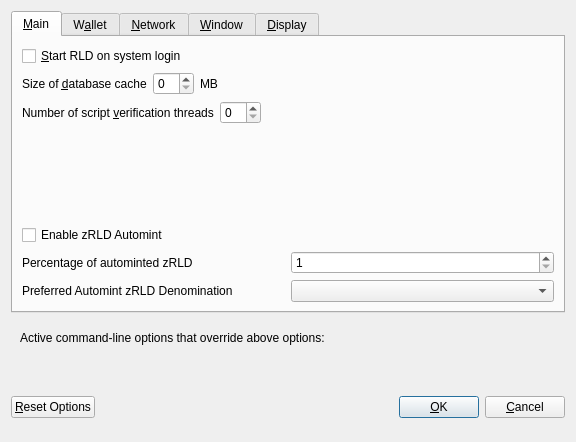
<?xml version="1.0" encoding="UTF-8"?>
<ui version="4.0">
 <class>OptionsDialog</class>
 <widget class="QDialog" name="OptionsDialog">
  <property name="geometry">
   <rect>
    <x>0</x>
    <y>0</y>
    <width>576</width>
    <height>442</height>
   </rect>
  </property>
  <property name="windowTitle">
   <string>Options</string>
  </property>
  <property name="modal">
   <bool>true</bool>
  </property>
  <layout class="QVBoxLayout" name="verticalLayout">
   <item>
    <widget class="QTabWidget" name="tabWidget">
     <property name="currentIndex">
      <number>0</number>
     </property>
     <widget class="QWidget" name="tabMain">
      <attribute name="title">
       <string>&amp;Main</string>
      </attribute>
      <layout class="QVBoxLayout" name="verticalLayout_Main">
       <item>
        <widget class="QCheckBox" name="bitcoinAtStartup">
         <property name="toolTip">
          <string>Automatically start RLD after logging in to the system.</string>
         </property>
         <property name="text">
          <string>&amp;Start RLD on system login</string>
         </property>
        </widget>
       </item>
       <item>
        <layout class="QHBoxLayout" name="horizontalLayout_2_Main">
         <item>
          <widget class="QLabel" name="databaseCacheLabel">
           <property name="text">
            <string>Size of &amp;database cache</string>
           </property>
           <property name="textFormat">
            <enum>Qt::PlainText</enum>
           </property>
           <property name="buddy">
            <cstring>databaseCache</cstring>
           </property>
          </widget>
         </item>
         <item>
          <widget class="QSpinBox" name="databaseCache"/>
         </item>
         <item>
          <widget class="QLabel" name="databaseCacheUnitLabel">
           <property name="text">
            <string>MB</string>
           </property>
           <property name="textFormat">
            <enum>Qt::PlainText</enum>
           </property>
          </widget>
         </item>
         <item>
          <spacer name="horizontalSpacer_2_Main">
           <property name="orientation">
            <enum>Qt::Horizontal</enum>
           </property>
           <property name="sizeHint" stdset="0">
            <size>
             <width>40</width>
             <height>20</height>
            </size>
           </property>
          </spacer>
         </item>
        </layout>
       </item>
       <item>
        <layout class="QHBoxLayout" name="horizontalLayout_3_Main">
         <item>
          <widget class="QLabel" name="threadsScriptVerifLabel">
           <property name="text">
            <string>Number of script &amp;verification threads</string>
           </property>
           <property name="textFormat">
            <enum>Qt::PlainText</enum>
           </property>
           <property name="buddy">
            <cstring>threadsScriptVerif</cstring>
           </property>
          </widget>
         </item>
         <item>
          <widget class="QSpinBox" name="threadsScriptVerif">
           <property name="toolTip">
            <string>(0 = auto, &lt;0 = leave that many cores free)</string>
           </property>
          </widget>
         </item>
         <item>
          <spacer name="horizontalSpacer_3_Main">
           <property name="orientation">
            <enum>Qt::Horizontal</enum>
           </property>
           <property name="sizeHint" stdset="0">
            <size>
             <width>40</width>
             <height>20</height>
            </size>
           </property>
          </spacer>
         </item>
        </layout>
       </item>
       <item>
        <spacer name="verticalSpacer_2">
         <property name="orientation">
          <enum>Qt::Vertical</enum>
         </property>
         <property name="sizeHint" stdset="0">
          <size>
           <width>20</width>
           <height>40</height>
          </size>
         </property>
        </spacer>
       </item>
       <item>
        <widget class="QCheckBox" name="checkBoxZeromintEnable">
         <property name="toolTip">
          <string>Enable automatic minting of RLD units to zRLD</string>
         </property>
         <property name="layoutDirection">
          <enum>Qt::LeftToRight</enum>
         </property>
         <property name="text">
          <string>Enable zRLD Automint</string>
         </property>
        </widget>
       </item>
       <item>
        <layout class="QHBoxLayout" name="horizontalLayout_3">
         <item>
          <widget class="QLabel" name="percentage_label">
           <property name="toolTip">
            <string>Percentage of incoming RLD which get automatically converted to zRLD via Zerocoin Protocol (min: 10%)</string>
           </property>
           <property name="text">
            <string>Percentage of autominted zRLD</string>
           </property>
          </widget>
         </item>
         <item>
          <widget class="QSpinBox" name="zeromintPercentage">
           <property name="minimum">
            <number>1</number>
           </property>
           <property name="maximum">
            <number>100</number>
           </property>
          </widget>
         </item>
        </layout>
       </item>
       <item>
        <layout class="QHBoxLayout" name="horizontalLayout" stretch="0,0">
         <property name="sizeConstraint">
          <enum>QLayout::SetFixedSize</enum>
         </property>
         <item>
          <widget class="QLabel" name="labelPreferredDenom">
           <property name="maximumSize">
            <size>
             <width>16777215</width>
             <height>16777215</height>
            </size>
           </property>
           <property name="toolTip">
            <string>Wait with automatic conversion to Zerocoin until enough RLD for this denomination is available</string>
           </property>
           <property name="text">
            <string>Preferred Automint zRLD Denomination</string>
           </property>
          </widget>
         </item>
         <item>
          <widget class="QComboBox" name="preferredDenom">
           <property name="maximumSize">
            <size>
             <width>16777215</width>
             <height>27</height>
            </size>
           </property>
           <property name="toolTip">
            <string>Wait with automatic conversion to Zerocoin until enough RLD for this denomination is available</string>
           </property>
           <property name="maxVisibleItems">
            <number>9</number>
           </property>
           <property name="maxCount">
            <number>9</number>
           </property>
          </widget>
         </item>
        </layout>
       </item>
      </layout>
     </widget>
     <widget class="QWidget" name="tabWallet">
      <attribute name="title">
       <string>W&amp;allet</string>
      </attribute>
      <layout class="QVBoxLayout" name="verticalLayout_Wallet">
       <item>
        <layout class="QHBoxLayout" name="horizontalLayout_2_Wallet">
         <item>
          <widget class="QLabel" name="labelStakeSplitThresholdText">
           <property name="text">
            <string>Stake split threshold:</string>
           </property>
          </widget>
         </item>
         <item>
          <widget class="QSpinBox" name="spinBoxStakeSplitThreshold">
           <property name="minimum">
            <number>1</number>
           </property>
           <property name="maximum">
            <number>999999</number>
           </property>
          </widget>
         </item>
        </layout>
       </item>
       <item>
        <widget class="QGroupBox" name="groupBox">
         <property name="title">
          <string>Expert</string>
         </property>
         <layout class="QVBoxLayout" name="verticalLayout_2">
          <item>
           <widget class="QCheckBox" name="coinControlFeatures">
            <property name="toolTip">
             <string>Whether to show coin control features or not.</string>
            </property>
            <property name="text">
             <string>Enable coin &amp;control features</string>
            </property>
           </widget>
          </item>
          <item>
           <widget class="QCheckBox" name="showMasternodesTab">
            <property name="toolTip">
             <string>Show additional tab listing all your masternodes in first sub-tab&lt;br/&gt;and all masternodes on the network in second sub-tab.</string>
            </property>
            <property name="text">
             <string>Show Masternodes Tab</string>
            </property>
           </widget>
          </item>
          <item>
           <widget class="QCheckBox" name="spendZeroConfChange">
            <property name="toolTip">
             <string>If you disable the spending of unconfirmed change, the change from a transaction&lt;br/&gt;cannot be used until that transaction has at least one confirmation.&lt;br/&gt;This also affects how your balance is computed.</string>
            </property>
            <property name="text">
             <string>&amp;Spend unconfirmed change</string>
            </property>
           </widget>
          </item>
         </layout>
        </widget>
       </item>
       <item>
        <spacer name="verticalSpacer_Wallet">
         <property name="orientation">
          <enum>Qt::Vertical</enum>
         </property>
         <property name="sizeHint" stdset="0">
          <size>
           <width>20</width>
           <height>40</height>
          </size>
         </property>
        </spacer>
       </item>
      </layout>
     </widget>
     <widget class="QWidget" name="tabNetwork">
      <attribute name="title">
       <string>&amp;Network</string>
      </attribute>
      <layout class="QVBoxLayout" name="verticalLayout_Network">
       <item>
        <widget class="QCheckBox" name="mapPortUpnp">
         <property name="toolTip">
          <string>Automatically open the RLD client port on the router. This only works when your router supports UPnP and it is enabled.</string>
         </property>
         <property name="text">
          <string>Map port using &amp;UPnP</string>
         </property>
        </widget>
       </item>
       <item>
        <widget class="QCheckBox" name="allowIncoming">
         <property name="toolTip">
          <string>Accept connections from outside</string>
         </property>
         <property name="text">
          <string>Allow incoming connections</string>
         </property>
        </widget>
       </item>
       <item>
        <widget class="QCheckBox" name="connectSocks">
         <property name="toolTip">
          <string>Connect to the RLD network through a SOCKS5 proxy.</string>
         </property>
         <property name="text">
          <string>&amp;Connect through SOCKS5 proxy (default proxy):</string>
         </property>
        </widget>
       </item>
       <item>
        <layout class="QHBoxLayout" name="horizontalLayout_1_Network">
         <item>
          <widget class="QLabel" name="proxyIpLabel">
           <property name="text">
            <string>Proxy &amp;IP:</string>
           </property>
           <property name="textFormat">
            <enum>Qt::PlainText</enum>
           </property>
           <property name="buddy">
            <cstring>proxyIp</cstring>
           </property>
          </widget>
         </item>
         <item>
          <widget class="QValidatedLineEdit" name="proxyIp">
           <property name="minimumSize">
            <size>
             <width>140</width>
             <height>0</height>
            </size>
           </property>
           <property name="maximumSize">
            <size>
             <width>140</width>
             <height>16777215</height>
            </size>
           </property>
           <property name="toolTip">
            <string>IP address of the proxy (e.g. IPv4: 127.0.0.1 / IPv6: ::1)</string>
           </property>
          </widget>
         </item>
         <item>
          <widget class="QLabel" name="proxyPortLabel">
           <property name="text">
            <string>&amp;Port:</string>
           </property>
           <property name="textFormat">
            <enum>Qt::PlainText</enum>
           </property>
           <property name="buddy">
            <cstring>proxyPort</cstring>
           </property>
          </widget>
         </item>
         <item>
          <widget class="QLineEdit" name="proxyPort">
           <property name="minimumSize">
            <size>
             <width>55</width>
             <height>0</height>
            </size>
           </property>
           <property name="maximumSize">
            <size>
             <width>55</width>
             <height>16777215</height>
            </size>
           </property>
           <property name="toolTip">
            <string>Port of the proxy (e.g. 9050)</string>
           </property>
          </widget>
         </item>
         <item>
          <spacer name="horizontalSpacer_1_Network">
           <property name="orientation">
            <enum>Qt::Horizontal</enum>
           </property>
           <property name="sizeHint" stdset="0">
            <size>
             <width>40</width>
             <height>20</height>
            </size>
           </property>
          </spacer>
         </item>
        </layout>
       </item>
       <item>
        <spacer name="verticalSpacer_Network">
         <property name="orientation">
          <enum>Qt::Vertical</enum>
         </property>
         <property name="sizeHint" stdset="0">
          <size>
           <width>20</width>
           <height>40</height>
          </size>
         </property>
        </spacer>
       </item>
      </layout>
     </widget>
     <widget class="QWidget" name="tabWindow">
      <attribute name="title">
       <string>&amp;Window</string>
      </attribute>
      <layout class="QVBoxLayout" name="verticalLayout_Window">
       <item>
        <widget class="QCheckBox" name="minimizeToTray">
         <property name="toolTip">
          <string>Show only a tray icon after minimizing the window.</string>
         </property>
         <property name="text">
          <string>&amp;Minimize to the tray instead of the taskbar</string>
         </property>
        </widget>
       </item>
       <item>
        <widget class="QCheckBox" name="minimizeOnClose">
         <property name="toolTip">
          <string>Minimize instead of exit the application when the window is closed. When this option is enabled, the application will be closed only after selecting Quit in the menu.</string>
         </property>
         <property name="text">
          <string>M&amp;inimize on close</string>
         </property>
        </widget>
       </item>
       <item>
        <spacer name="verticalSpacer_Window">
         <property name="orientation">
          <enum>Qt::Vertical</enum>
         </property>
         <property name="sizeHint" stdset="0">
          <size>
           <width>20</width>
           <height>40</height>
          </size>
         </property>
        </spacer>
       </item>
      </layout>
     </widget>
     <widget class="QWidget" name="tabDisplay">
      <attribute name="title">
       <string>&amp;Display</string>
      </attribute>
      <layout class="QVBoxLayout" name="verticalLayout_Display">
       <item>
        <layout class="QHBoxLayout" name="horizontalLayout_1_Display">
         <item>
          <widget class="QLabel" name="langLabel">
           <property name="text">
            <string>User Interface &amp;language:</string>
           </property>
           <property name="textFormat">
            <enum>Qt::PlainText</enum>
           </property>
           <property name="buddy">
            <cstring>lang</cstring>
           </property>
          </widget>
         </item>
         <item>
          <widget class="QValueComboBox" name="lang">
           <property name="toolTip">
            <string>The user interface language can be set here. This setting will take effect after restarting RLD.</string>
           </property>
          </widget>
         </item>
        </layout>
       </item>
       <item>
        <widget class="QLabel" name="label_3">
         <property name="toolTip">
          <string notr="true"/>
         </property>
         <property name="statusTip">
          <string notr="true"/>
         </property>
         <property name="whatsThis">
          <string notr="true"/>
         </property>
         <property name="accessibleName">
          <string notr="true"/>
         </property>
         <property name="text">
          <string>Language missing or translation incomplete? Help contributing translations here:
https://www.transifex.com/rld-project/rld-project-translations</string>
         </property>
         <property name="wordWrap">
          <bool>true</bool>
         </property>
         <property name="openExternalLinks">
          <bool>true</bool>
         </property>
         <property name="textInteractionFlags">
          <set>Qt::TextBrowserInteraction</set>
         </property>
        </widget>
       </item>
       <item>
        <layout class="QHBoxLayout" name="horizontalLayout_4_Display" stretch="0,0">
         <item>
          <widget class="QLabel" name="themeLabel">
           <property name="text">
            <string>User Interface Theme:</string>
           </property>
          </widget>
         </item>
         <item>
          <widget class="QValueComboBox" name="theme"/>
         </item>
        </layout>
       </item>
       <item>
        <widget class="Line" name="line">
         <property name="orientation">
          <enum>Qt::Horizontal</enum>
         </property>
        </widget>
       </item>
       <item>
        <layout class="QHBoxLayout" name="horizontalLayout_2_Display">
         <item>
          <widget class="QLabel" name="unitLabel">
           <property name="text">
            <string>&amp;Unit to show amounts in:</string>
           </property>
           <property name="textFormat">
            <enum>Qt::PlainText</enum>
           </property>
           <property name="buddy">
            <cstring>unit</cstring>
           </property>
          </widget>
         </item>
         <item>
          <widget class="QValueComboBox" name="unit">
           <property name="toolTip">
            <string>Choose the default subdivision unit to show in the interface and when sending coins.</string>
           </property>
          </widget>
         </item>
        </layout>
       </item>
       <item>
        <layout class="QHBoxLayout" name="horizontalLayout_5_Display">
         <item>
          <widget class="QLabel" name="digitsLabel">
           <property name="text">
            <string>Decimal digits</string>
           </property>
          </widget>
         </item>
         <item>
          <widget class="QValueComboBox" name="digits"/>
         </item>
        </layout>
       </item>
       <item>
        <widget class="QCheckBox" name="checkBoxHideZeroBalances">
         <property name="toolTip">
          <string>Hide empty balances</string>
         </property>
         <property name="layoutDirection">
          <enum>Qt::LeftToRight</enum>
         </property>
         <property name="text">
          <string>Hide empty balances</string>
         </property>
        </widget>
       </item>
       <item>
        <layout class="QHBoxLayout" name="horizontalLayout_3_Display">
         <item>
          <widget class="QLabel" name="thirdPartyTxUrlsLabel">
           <property name="toolTip">
            <string>Third party URLs (e.g. a block explorer) that appear in the transactions tab as context menu items. %s in the URL is replaced by transaction hash. Multiple URLs are separated by vertical bar |.</string>
           </property>
           <property name="text">
            <string>Third party transaction URLs</string>
           </property>
           <property name="buddy">
            <cstring>thirdPartyTxUrls</cstring>
           </property>
          </widget>
         </item>
         <item>
          <widget class="QLineEdit" name="thirdPartyTxUrls">
           <property name="toolTip">
            <string>Third party URLs (e.g. a block explorer) that appear in the transactions tab as context menu items. %s in the URL is replaced by transaction hash. Multiple URLs are separated by vertical bar |.</string>
           </property>
          </widget>
         </item>
        </layout>
       </item>
       <item>
        <spacer name="verticalSpacer">
         <property name="orientation">
          <enum>Qt::Vertical</enum>
         </property>
         <property name="sizeHint" stdset="0">
          <size>
           <width>20</width>
           <height>40</height>
          </size>
         </property>
        </spacer>
       </item>
      </layout>
     </widget>
    </widget>
   </item>
   <item>
    <widget class="QFrame" name="frame">
     <layout class="QVBoxLayout" name="verticalLayout_Bottom">
      <item>
       <layout class="QHBoxLayout" name="horizontalLayout_Bottom">
        <item>
         <widget class="QLabel" name="overriddenByCommandLineInfoLabel">
          <property name="text">
           <string>Active command-line options that override above options:</string>
          </property>
          <property name="textFormat">
           <enum>Qt::PlainText</enum>
          </property>
         </widget>
        </item>
        <item>
         <spacer name="horizontalSpacer_Bottom">
          <property name="orientation">
           <enum>Qt::Horizontal</enum>
          </property>
          <property name="sizeHint" stdset="0">
           <size>
            <width>40</width>
            <height>20</height>
           </size>
          </property>
         </spacer>
        </item>
       </layout>
      </item>
      <item>
       <widget class="QLabel" name="overriddenByCommandLineLabel">
        <property name="text">
         <string/>
        </property>
        <property name="textFormat">
         <enum>Qt::PlainText</enum>
        </property>
        <property name="wordWrap">
         <bool>true</bool>
        </property>
       </widget>
      </item>
     </layout>
    </widget>
   </item>
   <item>
    <layout class="QHBoxLayout" name="horizontalLayout_Buttons">
     <item>
      <widget class="QPushButton" name="resetButton">
       <property name="toolTip">
        <string>Reset all client options to default.</string>
       </property>
       <property name="text">
        <string>&amp;Reset Options</string>
       </property>
       <property name="autoDefault">
        <bool>false</bool>
       </property>
      </widget>
     </item>
     <item>
      <spacer name="horizontalSpacer_1">
       <property name="orientation">
        <enum>Qt::Horizontal</enum>
       </property>
       <property name="sizeHint" stdset="0">
        <size>
         <width>40</width>
         <height>48</height>
        </size>
       </property>
      </spacer>
     </item>
     <item>
      <widget class="QLabel" name="statusLabel">
       <property name="minimumSize">
        <size>
         <width>200</width>
         <height>0</height>
        </size>
       </property>
       <property name="font">
        <font>
         <weight>75</weight>
         <bold>true</bold>
        </font>
       </property>
       <property name="text">
        <string/>
       </property>
       <property name="textFormat">
        <enum>Qt::PlainText</enum>
       </property>
       <property name="wordWrap">
        <bool>true</bool>
       </property>
      </widget>
     </item>
     <item>
      <spacer name="horizontalSpacer_2">
       <property name="orientation">
        <enum>Qt::Horizontal</enum>
       </property>
       <property name="sizeHint" stdset="0">
        <size>
         <width>40</width>
         <height>48</height>
        </size>
       </property>
      </spacer>
     </item>
     <item>
      <widget class="QPushButton" name="okButton">
       <property name="text">
        <string>&amp;OK</string>
       </property>
       <property name="autoDefault">
        <bool>false</bool>
       </property>
       <property name="default">
        <bool>true</bool>
       </property>
      </widget>
     </item>
     <item>
      <widget class="QPushButton" name="cancelButton">
       <property name="text">
        <string>&amp;Cancel</string>
       </property>
       <property name="autoDefault">
        <bool>false</bool>
       </property>
      </widget>
     </item>
    </layout>
   </item>
  </layout>
 </widget>
 <customwidgets>
  <customwidget>
   <class>QValidatedLineEdit</class>
   <extends>QLineEdit</extends>
   <header>qvalidatedlineedit.h</header>
  </customwidget>
  <customwidget>
   <class>QValueComboBox</class>
   <extends>QComboBox</extends>
   <header>qvaluecombobox.h</header>
  </customwidget>
 </customwidgets>
 <resources/>
 <connections/>
</ui>
